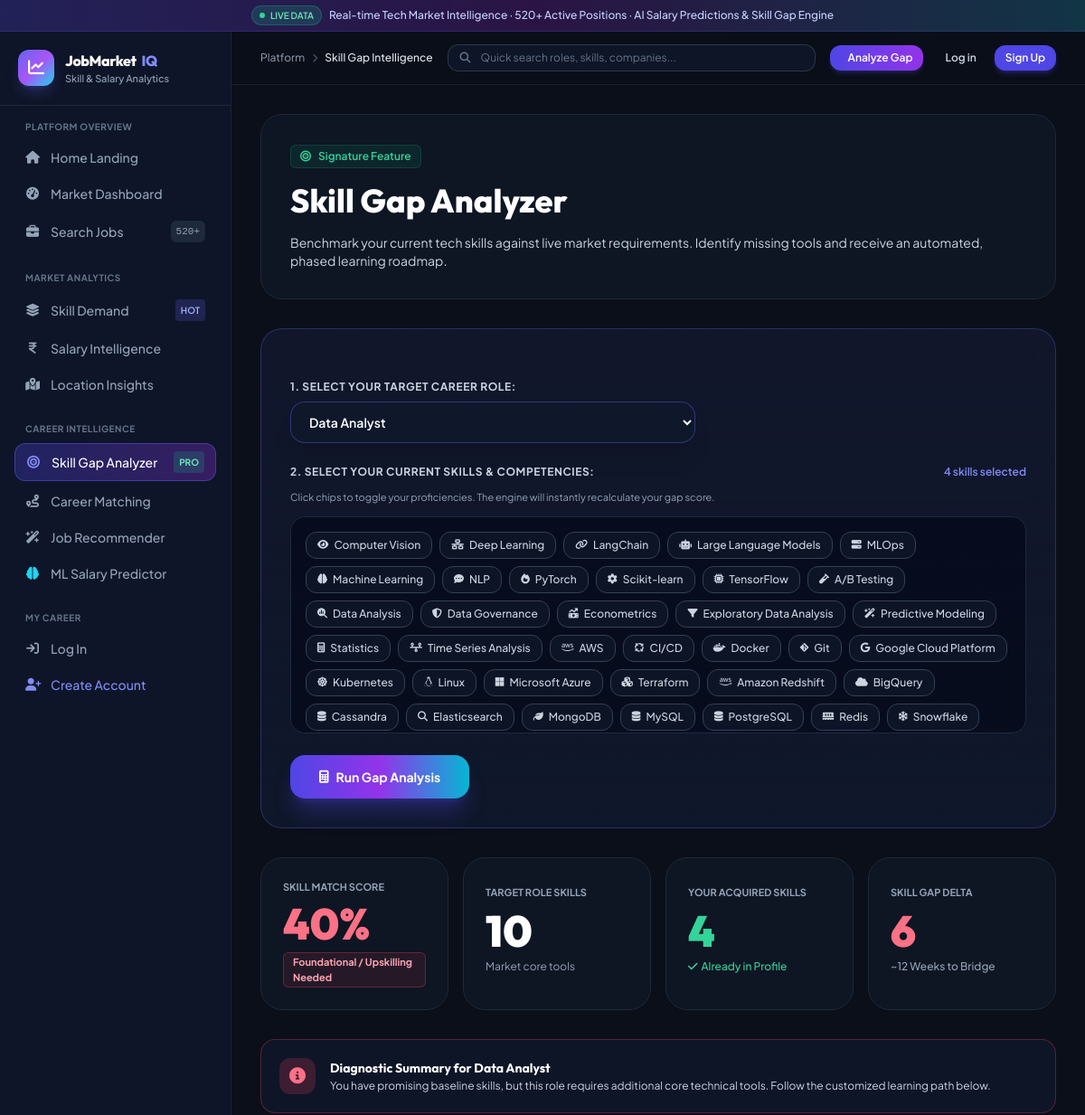
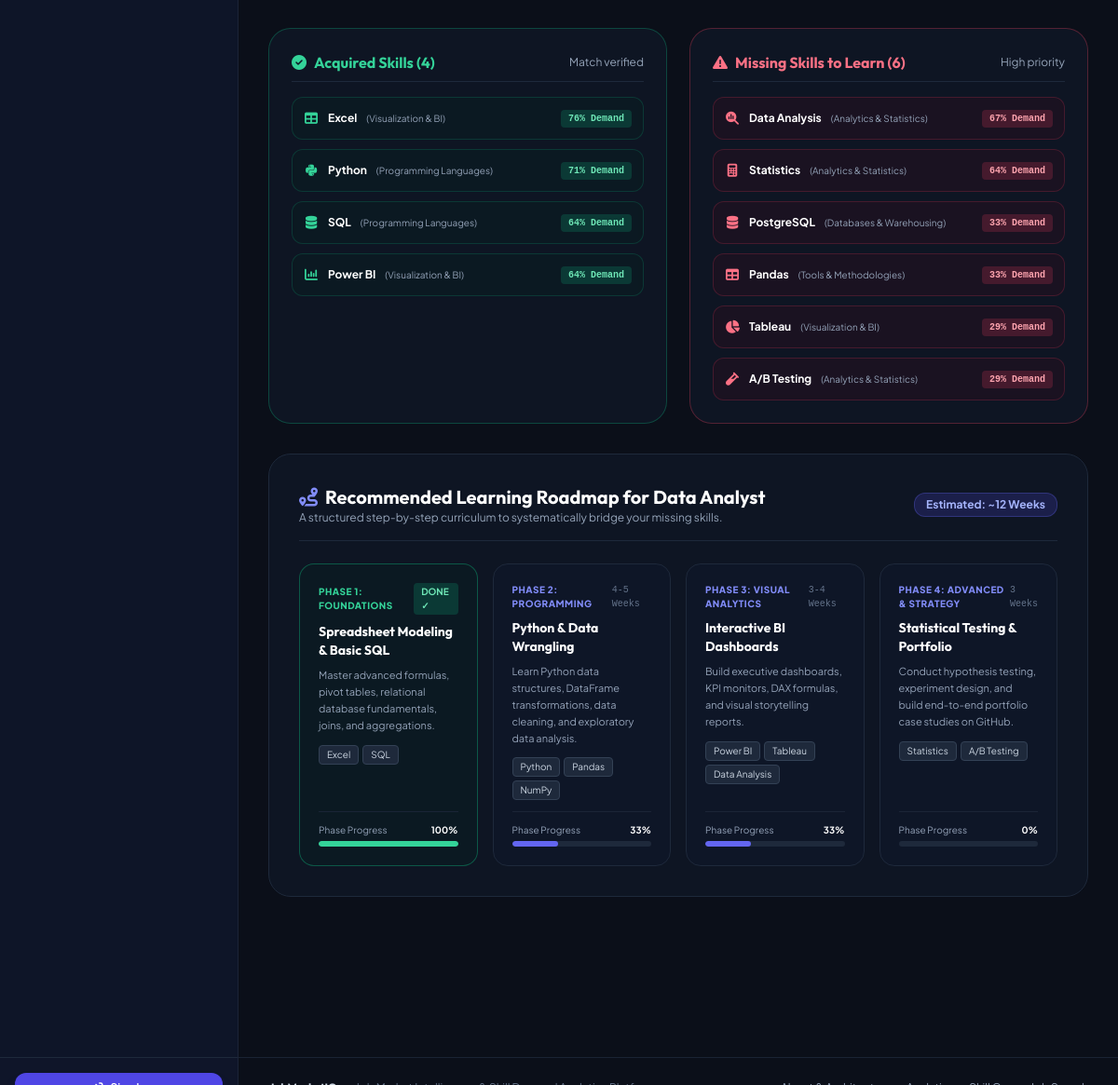
Page /recommendations/skill-gap/ on the committed database (2 pictures, top to bottom).
### jobs/models.py (models this page shows, shortened)
class Skill(models.Model):
    CATEGORY_CHOICES = [
        ('programming', 'Programming Languages'),
        ('database', 'Databases & Warehousing'),
        ('visualization', 'Visualization & BI'),
        ('analytics', 'Analytics & Statistics'),
        ('cloud_devops', 'Cloud & DevOps'),
        ('ai_ml', 'AI & Machine Learning'),
        ('web_mobile', 'Web & Frameworks'),
        ('tools_other', 'Tools & Methodologies'),
    ]
    name = models.CharField(max_length=100, unique=True, db_index=True)
    category = models.CharField(max_length=50, choices=CATEGORY_CHOICES, default='programming', db_index=True)
    description = models.TextField(blank=True, null=True)
    icon = models.CharField(max_length=50, blank=True, default='fa-solid fa-code')
    importance_weight = models.FloatField(default=1.0)
    class Meta:
        ordering = ['name']
        verbose_name = 'Skill'
        verbose_name_plural = 'Skills'

### recommendations/views.py (the view)
# urls.py: path('skill-gap/', views.skill_gap, name='skill_gap'),
def skill_gap(request):
    all_skills = Skill.objects.all().order_by('category', 'name')
    all_roles = list(Job.objects.values_list('role_category', flat=True).distinct().order_by('role_category'))
    if request.method == 'POST':
        selected_skills = request.POST.getlist('skills')
        target_role = request.POST.get('target_role', 'Data Analyst')
    else:
        target_role = request.GET.get('target_role')
        req_skills = request.GET.getlist('skills')
        if req_skills:
            selected_skills = req_skills
        elif request.user.is_authenticated and hasattr(request.user, 'profile'):
            selected_skills = list(request.user.profile.skills.values_list('name', flat=True))
            if not target_role:
                target_role = request.user.profile.target_role or 'Data Analyst'
        else:
            selected_skills = ['SQL', 'Python', 'Excel', 'Power BI']
            if not target_role:
                target_role = 'Data Analyst'
    if not target_role:
        target_role = 'Data Analyst'
    gap_results = calculate_skill_gap(selected_skills, target_role)
    context = {
        'all_skills': all_skills,
        'all_roles': all_roles,
        'selected_skills': selected_skills,
        'selected_role': target_role,
        'gap': gap_results,
    }
    return render(request, 'recommendations/skill_gap.html', context)

### templates/recommendations/skill_gap.html (shortened to what this page needs)
{% extends 'base.html' %}
{% block breadcrumb %}Skill Gap Intelligence{% endblock %}
{% block content %}
<div class="space-y-8 max-w-7xl mx-auto">
  <div class="glass-panel p-6 sm:p-8 rounded-3xl border border-slate-800 space-y-4">
    <div class="inline-flex items-center gap-2 px-2.5 py-1 rounded-md bg-emerald-500/10 border border-emerald-500/20 text-emerald-400 text-xs font-semibold">
      <i class="fa-solid fa-bullseye"></i> Signature Feature
    </div>
    <h1 class="font-heading text-2xl sm:text-4xl font-extrabold text-white">Skill Gap Analyzer</h1>
    <p class="text-slate-300 text-xs sm:text-sm max-w-3xl leading-relaxed">
      Benchmark your current tech skills against live market requirements. Identify missing tools and receive an automated, phased learning roadmap.
    </p>
  </div>
  <div class="glass-panel p-6 sm:p-8 rounded-3xl border border-indigo-500/30 bg-gradient-to-b from-indigo-950/20 to-slate-900 space-y-6">
    <form action="{% url 'recommendations:skill_gap' %}" method="POST" id="skill-gap-form" class="space-y-6">
      <div>
        <label for="target_role" class="block text-xs font-bold uppercase tracking-wider text-slate-300 mb-2">
          1. Select Your Target Career Role:
        </label>
        <div class="max-w-md">
          <select name="target_role" id="target_role" class="w-full bg-slate-900 border border-indigo-500/40 rounded-2xl px-4 py-3 text-white text-sm font-semibold focus:outline-none focus:border-indigo-500 shadow-xl">
            {% for role in all_roles %}
            <option value="{{ role }}" {% if selected_role == role %}selected{% endif %}>{{ role }}</option>
            {% endfor %}
          </select>
        </div>
      </div>
      <div class="space-y-3">
        <div class="flex items-center justify-between">
          <label class="block text-xs font-bold uppercase tracking-wider text-slate-300">
            2. Select Your Current Skills &amp; Competencies:
          </label>
          <span class="text-xs text-indigo-400 font-semibold">
            <span id="selected-skills-count">{{ selected_skills|length }}</span> skills selected
          </span>
        </div>
        <p class="text-[11px] text-slate-400">Click chips to toggle your proficiencies. The engine will instantly recalculate your gap score.</p>
        <div class="p-4 rounded-2xl bg-slate-950/60 border border-slate-800 max-h-60 overflow-y-auto space-y-3">
          <div class="flex flex-wrap gap-2">
            {% for skill in all_skills %}
            <label class="skill-chip inline-flex items-center gap-1.5 px-3 py-1.5 rounded-xl border text-xs font-medium cursor-pointer transition-all {% if skill.name in selected_skills %}selected bg-indigo-600 border-indigo-500 text-white shadow-md shadow-indigo-600/30{% else %}bg-slate-900/80 border-slate-700 text-slate-300 hover:border-slate-500{% endif %}">
              <i class="{{ skill.icon }} text-[11px]"></i>
              <span>{{ skill.name }}</span>
            </label>
            {% endfor %}
          </div>
        </div>
      </div>
      <div class="flex items-center gap-4">
        <button type="submit" class="px-8 py-3.5 rounded-2xl bg-gradient-to-r from-indigo-600 via-purple-600 to-cyan-500 hover:opacity-95 text-white font-bold text-sm shadow-xl shadow-indigo-600/30 hover:scale-[1.02] transition-all flex items-center gap-2">
          <i class="fa-solid fa-calculator"></i> Run Gap Analysis
        </button>
      </div>
    </form>
  </div>
  {% if gap %}
  <div class="space-y-8">
    <div class="grid grid-cols-2 sm:grid-cols-4 gap-4">
      <div class="glass-panel p-6 rounded-3xl border border-slate-800 flex flex-col justify-between card-hover">
        <span class="text-[11px] font-bold uppercase text-slate-400">Skill Match Score</span>
        <div class="font-heading text-4xl sm:text-5xl font-black {% if gap.match_percentage >= 75 %}text-emerald-400{% elif gap.match_percentage >= 50 %}text-amber-400{% else %}text-rose-400{% endif %} mt-2">
          {{ gap.match_percentage }}%
        </div>
        <div class="mt-2">
          <span class="inline-block text-[11px] font-bold px-2.5 py-0.5 rounded-md {% if gap.match_percentage >= 75 %}bg-emerald-500/10 text-emerald-300 border border-emerald-500/30{% elif gap.match_percentage >= 50 %}bg-amber-500/10 text-amber-300 border border-amber-500/30{% else %}bg-rose-500/10 text-rose-300 border border-rose-500/30{% endif %}">
            {{ gap.readiness_label }}
          </span>
        </div>
      </div>
      <div class="glass-panel p-6 rounded-3xl border border-slate-800 card-hover">
        <span class="text-[11px] font-bold uppercase text-slate-400">Target Role Skills</span>
        <div class="font-heading text-4xl sm:text-5xl font-black text-white mt-2">
          {{ gap.required_count }}
        </div>
        <p class="text-xs text-slate-400 mt-2">Market core tools</p>
      </div>
      <div class="glass-panel p-6 rounded-3xl border border-slate-800 card-hover">
        <span class="text-[11px] font-bold uppercase text-slate-400">Your Acquired Skills</span>
        <div class="font-heading text-4xl sm:text-5xl font-black text-emerald-400 mt-2">
          {{ gap.matched_count }}
        </div>
        <p class="text-xs text-emerald-400 mt-2 flex items-center gap-1 font-medium">
          <i class="fa-solid fa-check"></i> Already in Profile
        </p>
      </div>
      <div class="glass-panel p-6 rounded-3xl border border-slate-800 card-hover">
        <span class="text-[11px] font-bold uppercase text-slate-400">Skill Gap Delta</span>
        <div class="font-heading text-4xl sm:text-5xl font-black text-rose-400 mt-2">
          {{ gap.missing_count }}
        </div>
        <p class="text-xs text-slate-400 mt-2 font-medium">~{{ gap.estimated_weeks }} Weeks to Bridge</p>
      </div>
    </div>
    <div class="p-5 rounded-2xl bg-slate-900/90 border {% if gap.match_percentage >= 75 %}border-emerald-500/30{% elif gap.match_percentage >= 50 %}border-amber-500/30{% else %}border-rose-500/30{% endif %} flex items-center gap-4">
      <div class="w-10 h-10 rounded-xl {% if gap.match_percentage >= 75 %}bg-emerald-500/20 text-emerald-400{% elif gap.match_percentage >= 50 %}bg-amber-500/20 text-amber-400{% else %}bg-rose-500/20 text-rose-400{% endif %} flex items-center justify-center text-lg shrink-0">
        <i class="fa-solid fa-circle-info"></i>
      </div>
      <div>
        <h2 class="font-heading text-sm font-bold text-white">Diagnostic Summary for {{ gap.target_role }}</h2>
        <p class="text-xs text-slate-300 mt-0.5">{{ gap.readiness_desc }}</p>
      </div>
    </div>
    <div class="grid grid-cols-1 md:grid-cols-2 gap-6">
      <div class="glass-panel p-6 rounded-3xl border border-emerald-500/30 space-y-4">
        <div class="flex items-center justify-between pb-2 border-b border-slate-800">
          <h2 class="font-heading text-base font-bold text-emerald-400 flex items-center gap-2">
            <i class="fa-solid fa-circle-check"></i> Acquired Skills ({{ gap.matched_count }})
          </h2>
          <span class="text-xs text-slate-400">Match verified</span>
        </div>
        <div class="space-y-2.5">
          {% for skill in gap.matched_skills %}
          <div class="p-3 rounded-xl bg-emerald-950/20 border border-emerald-500/20 flex items-center justify-between">
            <div class="flex items-center gap-2.5">
              <i class="{{ skill.icon }} text-emerald-400 text-sm w-4 text-center"></i>
              <span class="text-xs font-bold text-white">{{ skill.name }}</span>
              <span class="text-[10px] text-slate-400">({{ skill.category }})</span>
            </div>
            <span class="text-[10px] font-mono px-2 py-0.5 rounded bg-emerald-500/20 text-emerald-300 font-bold">
              {{ skill.market_demand_pct }}% Demand
            </span>
          </div>
          {% empty %}
          <p class="text-xs text-slate-500 py-3">No matching skills detected yet for this role.</p>
          {% endfor %}
        </div>
      </div>
      <div class="glass-panel p-6 rounded-3xl border border-rose-500/30 space-y-4">
        <div class="flex items-center justify-between pb-2 border-b border-slate-800">
          <h2 class="font-heading text-base font-bold text-rose-400 flex items-center gap-2">
            <i class="fa-solid fa-triangle-exclamation"></i> Missing Skills to Learn ({{ gap.missing_count }})
          </h2>
          <span class="text-xs text-slate-400">High priority</span>
        </div>
        <div class="space-y-2.5">
          {% for skill in gap.missing_skills %}
          <div class="p-3 rounded-xl bg-rose-950/20 border border-rose-500/20 flex items-center justify-between">
            <div class="flex items-center gap-2.5">
              <i class="{{ skill.icon }} text-rose-400 text-sm w-4 text-center"></i>
              <span class="text-xs font-bold text-white">{{ skill.name }}</span>
              <span class="text-[10px] text-slate-400">({{ skill.category }})</span>
            </div>
            <span class="text-[10px] font-mono px-2 py-0.5 rounded bg-rose-500/20 text-rose-300 font-bold">
              {{ skill.market_demand_pct }}% Demand
            </span>
          </div>
          {% empty %}
          <div class="p-4 rounded-xl bg-emerald-950/30 text-emerald-300 text-xs font-semibold text-center">
            🎉 Congratulations! You have mastered all top market skills for this role!
          </div>
          {% endfor %}
        </div>
      </div>
    </div>
    <div class="glass-panel p-6 sm:p-8 rounded-3xl border border-slate-800 space-y-6">
      <div class="flex flex-col sm:flex-row sm:items-center justify-between gap-2 pb-4 border-b border-slate-800">
        <div>
          <h2 class="font-heading text-xl font-bold text-white flex items-center gap-2">
            <i class="fa-solid fa-route text-indigo-400"></i> Recommended Learning Roadmap for {{ gap.target_role }}
          </h2>
          <p class="text-xs text-slate-400">A structured step-by-step curriculum to systematically bridge your missing skills.</p>
        </div>
        <span class="text-xs font-bold px-3 py-1 rounded-xl bg-indigo-600/20 border border-indigo-500/30 text-indigo-300 shrink-0">
          Estimated: ~{{ gap.estimated_weeks }} Weeks
        </span>
      </div>
      <div class="grid grid-cols-1 md:grid-cols-2 lg:grid-cols-4 gap-4">
        {% for step in gap.roadmap %}
        <div class="p-5 rounded-2xl border {% if step.is_completed %}bg-emerald-950/20 border-emerald-500/40{% else %}bg-slate-900/70 border-slate-800{% endif %} space-y-3 flex flex-col justify-between">
          <div class="space-y-2">
            <div class="flex items-center justify-between">
              <span class="text-[10px] font-extrabold uppercase tracking-wider {% if step.is_completed %}text-emerald-400{% else %}text-indigo-400{% endif %}">
                {{ step.phase }}
              </span>
              {% if step.is_completed %}
              <span class="text-[10px] font-bold px-2 py-0.5 rounded bg-emerald-500/20 text-emerald-300">DONE ✓</span>
              {% else %}
              <span class="text-[10px] text-slate-500 font-mono">{{ step.duration }}</span>
              {% endif %}
            </div>
            <h3 class="font-heading text-sm font-bold text-white">{{ step.title }}</h3>
            <p class="text-[11px] text-slate-400 leading-relaxed">{{ step.desc }}</p>
            <div class="flex flex-wrap gap-1 pt-1">
              {% for sk in step.skills %}
              <span class="text-[10px] px-2 py-0.5 rounded bg-slate-800 text-slate-300 border border-slate-700">
                {{ sk }}
              </span>
              {% endfor %}
            </div>
          </div>
          <div class="pt-3 border-t border-slate-800/80">
            <div class="flex items-center justify-between text-[10px] text-slate-400 mb-1">
              <span>Phase Progress</span>
              <span class="font-bold text-white">{{ step.step_progress }}%</span>
            </div>
            <div class="w-full bg-slate-800 rounded-full h-1.5 overflow-hidden">
              <div class="{% if step.is_completed %}bg-emerald-400{% else %}bg-indigo-500{% endif %} h-1.5 rounded-full" style="width: {{ step.step_progress }}%;"></div>
            </div>
          </div>
        </div>
        {% endfor %}
      </div>
    </div>
  </div>
  {% endif %}
</div>
{% endblock %}

### rows in the picture
Skill: name "Computer Vision"
Skill: name "Deep Learning"
Skill: name "LangChain"
Skill: name "Large Language Models"
Skill: name "MLOps"
Skill: name "Machine Learning"
Skill: name "NLP"
Skill: name "PyTorch"
Skill: name "Scikit-learn"
Skill: name "TensorFlow"
Skill: name "A/B Testing", name "A/B Testing"
Skill: name "Data Analysis", name "Data Analysis"
Skill: name "Data Governance"
Skill: name "Econometrics"
Skill: name "Exploratory Data Analysis"
Skill: name "Predictive Modeling"
Skill: name "Statistics", name "Statistics"
Skill: name "Time Series Analysis"
Skill: name "AWS"
Skill: name "CI/CD"
Skill: name "Docker"
Skill: name "Git"
Skill: name "Google Cloud Platform"
Skill: name "Kubernetes"
Skill: name "Linux"
Skill: name "Microsoft Azure"
Skill: name "Terraform"
Skill: name "Amazon Redshift"
Skill: name "BigQuery"
Skill: name "Cassandra"
Skill: name "Elasticsearch"
Skill: name "MongoDB"
Skill: name "MySQL"
Skill: name "PostgreSQL", name "PostgreSQL"
Skill: name "Redis"
Skill: name "Snowflake"
Skill: name "Excel"
Skill: name "Python"
Skill: name "SQL"
Skill: name "Power BI"
Skill: name "Pandas"
Skill: name "Tableau"

### other values in the picture
{{ selected_skills|length }} "4"
{{ gap.match_percentage }} "40"
{{ gap.readiness_label }} "Foundational / Upskilling Needed"
{{ gap.required_count }} "10"
{{ gap.matched_count }} "4"
{{ gap.missing_count }} "6"
{{ gap.estimated_weeks }} "12"
{{ gap.target_role }} "Data Analyst"
{{ gap.readiness_desc }} "You have promising baseline skills, but this role requires additional core technical tools. Follow the customized learning path below."
{{ skill.category }} "Visualization & BI" "Programming Languages" "Programming Languages" "Visualization & BI"
{{ skill.market_demand_pct }} "76" "71" "64" "64"
{{ skill.category }} "Analytics & Statistics" "Analytics & Statistics" "Databases & Warehousing" "Tools & Methodologies" "Visualization & BI" "Analytics & Statistics"
{{ skill.market_demand_pct }} "67" "64" "33" "33" "29" "29"
{{ step.phase }} "PHASE 1: FOUNDATIONS" "PHASE 2: PROGRAMMING" "PHASE 3: VISUAL ANALYTICS" "PHASE 4: ADVANCED & STRATEGY"
{{ step.title }} "Spreadsheet Modeling & Basic SQL" "Python & Data Wrangling" "Interactive BI Dashboards" "Statistical Testing & Portfolio"
